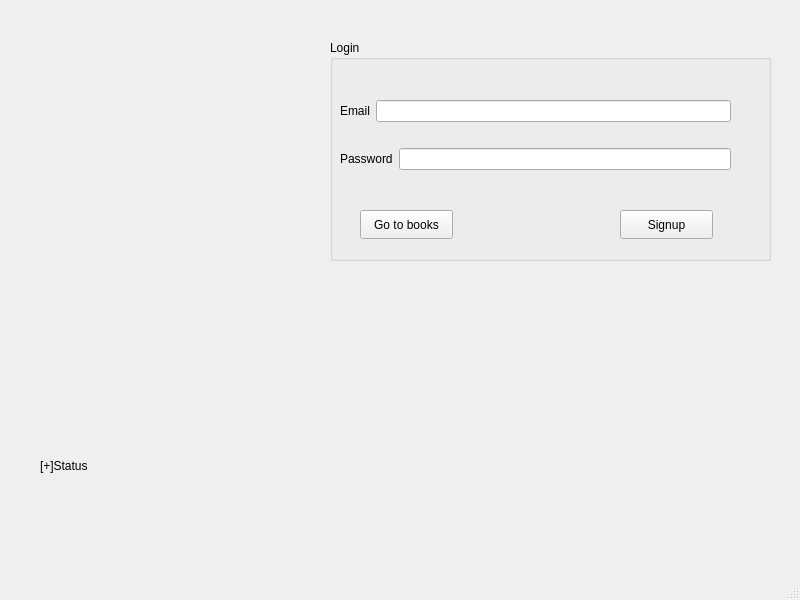
<?xml version="1.0" encoding="UTF-8"?>
<ui version="4.0">
 <class>login</class>
 <widget class="QMainWindow" name="login">
  <property name="geometry">
   <rect>
    <x>0</x>
    <y>0</y>
    <width>800</width>
    <height>600</height>
   </rect>
  </property>
  <property name="windowTitle">
   <string>login</string>
  </property>
  <widget class="QWidget" name="centralwidget">
   <widget class="QLabel" name="label">
    <property name="geometry">
     <rect>
      <x>40</x>
      <y>430</y>
      <width>211</width>
      <height>71</height>
     </rect>
    </property>
    <property name="text">
     <string>[+]Status</string>
    </property>
   </widget>
   <widget class="QGroupBox" name="groupBox">
    <property name="geometry">
     <rect>
      <x>330</x>
      <y>40</y>
      <width>441</width>
      <height>221</height>
     </rect>
    </property>
    <property name="title">
     <string>Login</string>
    </property>
    <widget class="QPushButton" name="pushButton">
     <property name="geometry">
      <rect>
       <x>30</x>
       <y>170</y>
       <width>93</width>
       <height>29</height>
      </rect>
     </property>
     <property name="text">
      <string>Go to books</string>
     </property>
    </widget>
    <widget class="QPushButton" name="btn_books">
     <property name="geometry">
      <rect>
       <x>290</x>
       <y>170</y>
       <width>93</width>
       <height>29</height>
      </rect>
     </property>
     <property name="text">
      <string>Signup</string>
     </property>
    </widget>
    <widget class="QWidget" name="">
     <property name="geometry">
      <rect>
       <x>10</x>
       <y>40</y>
       <width>391</width>
       <height>111</height>
      </rect>
     </property>
     <layout class="QVBoxLayout" name="verticalLayout">
      <item>
       <layout class="QHBoxLayout" name="horizontalLayout">
        <item>
         <widget class="QLabel" name="label_2">
          <property name="text">
           <string>Email</string>
          </property>
         </widget>
        </item>
        <item>
         <widget class="QLineEdit" name="lineEdit_email"/>
        </item>
       </layout>
      </item>
      <item>
       <layout class="QHBoxLayout" name="horizontalLayout_2">
        <item>
         <widget class="QLabel" name="label_3">
          <property name="text">
           <string>Password</string>
          </property>
         </widget>
        </item>
        <item>
         <widget class="QLineEdit" name="lineEdit_pass">
          <property name="echoMode">
           <enum>QLineEdit::Password</enum>
          </property>
         </widget>
        </item>
       </layout>
      </item>
     </layout>
    </widget>
   </widget>
   <widget class="QLabel" name="label_picture">
    <property name="geometry">
     <rect>
      <x>10</x>
      <y>20</y>
      <width>291</width>
      <height>321</height>
     </rect>
    </property>
    <property name="text">
     <string/>
    </property>
    <property name="pixmap">
     <pixmap>../bookshop.jpg</pixmap>
    </property>
    <property name="scaledContents">
     <bool>true</bool>
    </property>
   </widget>
   <widget class="QLabel" name="label_4">
    <property name="geometry">
     <rect>
      <x>330</x>
      <y>320</y>
      <width>411</width>
      <height>221</height>
     </rect>
    </property>
    <property name="text">
     <string/>
    </property>
    <property name="pixmap">
     <pixmap>../books.jpeg</pixmap>
    </property>
    <property name="scaledContents">
     <bool>true</bool>
    </property>
    <property name="wordWrap">
     <bool>false</bool>
    </property>
   </widget>
  </widget>
  <widget class="QMenuBar" name="menubar">
   <property name="geometry">
    <rect>
     <x>0</x>
     <y>0</y>
     <width>800</width>
     <height>26</height>
    </rect>
   </property>
  </widget>
  <widget class="QStatusBar" name="statusbar"/>
 </widget>
 <resources/>
 <connections/>
</ui>
